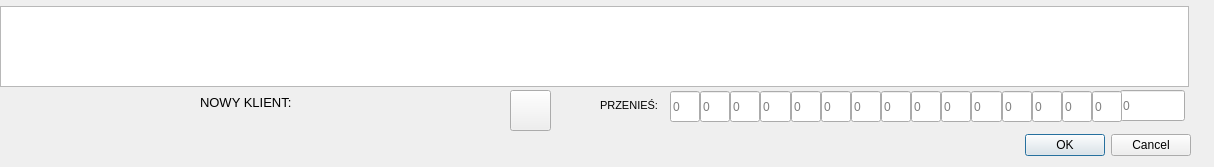
<?xml version="1.0" encoding="UTF-8"?>
<ui version="4.0">
 <class>zmienParyZamDialog</class>
 <widget class="QDialog" name="zmienParyZamDialog">
  <property name="geometry">
   <rect>
    <x>0</x>
    <y>0</y>
    <width>1214</width>
    <height>167</height>
   </rect>
  </property>
  <property name="windowTitle">
   <string>Przenieś na innego klienta</string>
  </property>
  <widget class="QLineEdit" name="lineEditsuma">
   <property name="geometry">
    <rect>
     <x>1120</x>
     <y>90</y>
     <width>65</width>
     <height>31</height>
    </rect>
   </property>
   <property name="sizePolicy">
    <sizepolicy hsizetype="Minimum" vsizetype="Fixed">
     <horstretch>0</horstretch>
     <verstretch>0</verstretch>
    </sizepolicy>
   </property>
   <property name="minimumSize">
    <size>
     <width>30</width>
     <height>31</height>
    </size>
   </property>
   <property name="font">
    <font>
     <pointsize>9</pointsize>
    </font>
   </property>
   <property name="readOnly">
    <bool>true</bool>
   </property>
   <property name="placeholderText">
    <string>0</string>
   </property>
  </widget>
  <widget class="QDialogButtonBox" name="buttonBox">
   <property name="geometry">
    <rect>
     <x>850</x>
     <y>120</y>
     <width>341</width>
     <height>51</height>
    </rect>
   </property>
   <property name="orientation">
    <enum>Qt::Horizontal</enum>
   </property>
   <property name="standardButtons">
    <set>QDialogButtonBox::Cancel|QDialogButtonBox::Ok</set>
   </property>
  </widget>
  <widget class="QTableView" name="tableViewZam">
   <property name="geometry">
    <rect>
     <x>0</x>
     <y>6</y>
     <width>1189</width>
     <height>81</height>
    </rect>
   </property>
   <property name="editTriggers">
    <set>QAbstractItemView::NoEditTriggers</set>
   </property>
   <property name="alternatingRowColors">
    <bool>true</bool>
   </property>
   <property name="selectionMode">
    <enum>QAbstractItemView::SingleSelection</enum>
   </property>
   <property name="selectionBehavior">
    <enum>QAbstractItemView::SelectRows</enum>
   </property>
   <property name="sortingEnabled">
    <bool>false</bool>
   </property>
   <attribute name="verticalHeaderVisible">
    <bool>false</bool>
   </attribute>
  </widget>
  <widget class="QWidget" name="layoutWidget">
   <property name="geometry">
    <rect>
     <x>670</x>
     <y>90</y>
     <width>452</width>
     <height>33</height>
    </rect>
   </property>
   <layout class="QHBoxLayout" name="horizontalLayout">
    <property name="spacing">
     <number>0</number>
    </property>
    <item>
     <widget class="QLineEdit" name="lineEdit36">
      <property name="sizePolicy">
       <sizepolicy hsizetype="Minimum" vsizetype="Fixed">
        <horstretch>0</horstretch>
        <verstretch>0</verstretch>
       </sizepolicy>
      </property>
      <property name="minimumSize">
       <size>
        <width>30</width>
        <height>31</height>
       </size>
      </property>
      <property name="font">
       <font>
        <pointsize>9</pointsize>
       </font>
      </property>
      <property name="placeholderText">
       <string>0</string>
      </property>
     </widget>
    </item>
    <item>
     <widget class="QLineEdit" name="lineEdit37">
      <property name="sizePolicy">
       <sizepolicy hsizetype="Minimum" vsizetype="Fixed">
        <horstretch>0</horstretch>
        <verstretch>0</verstretch>
       </sizepolicy>
      </property>
      <property name="minimumSize">
       <size>
        <width>30</width>
        <height>31</height>
       </size>
      </property>
      <property name="font">
       <font>
        <pointsize>9</pointsize>
       </font>
      </property>
      <property name="placeholderText">
       <string>0</string>
      </property>
     </widget>
    </item>
    <item>
     <widget class="QLineEdit" name="lineEdit38">
      <property name="sizePolicy">
       <sizepolicy hsizetype="Minimum" vsizetype="Fixed">
        <horstretch>0</horstretch>
        <verstretch>0</verstretch>
       </sizepolicy>
      </property>
      <property name="minimumSize">
       <size>
        <width>30</width>
        <height>31</height>
       </size>
      </property>
      <property name="font">
       <font>
        <pointsize>9</pointsize>
       </font>
      </property>
      <property name="placeholderText">
       <string>0</string>
      </property>
     </widget>
    </item>
    <item>
     <widget class="QLineEdit" name="lineEdit39">
      <property name="sizePolicy">
       <sizepolicy hsizetype="Minimum" vsizetype="Fixed">
        <horstretch>0</horstretch>
        <verstretch>0</verstretch>
       </sizepolicy>
      </property>
      <property name="minimumSize">
       <size>
        <width>30</width>
        <height>31</height>
       </size>
      </property>
      <property name="font">
       <font>
        <pointsize>9</pointsize>
       </font>
      </property>
      <property name="placeholderText">
       <string>0</string>
      </property>
     </widget>
    </item>
    <item>
     <widget class="QLineEdit" name="lineEdit40">
      <property name="sizePolicy">
       <sizepolicy hsizetype="Minimum" vsizetype="Fixed">
        <horstretch>0</horstretch>
        <verstretch>0</verstretch>
       </sizepolicy>
      </property>
      <property name="minimumSize">
       <size>
        <width>30</width>
        <height>31</height>
       </size>
      </property>
      <property name="font">
       <font>
        <pointsize>9</pointsize>
       </font>
      </property>
      <property name="placeholderText">
       <string>0</string>
      </property>
     </widget>
    </item>
    <item>
     <widget class="QLineEdit" name="lineEdit41">
      <property name="sizePolicy">
       <sizepolicy hsizetype="Minimum" vsizetype="Fixed">
        <horstretch>0</horstretch>
        <verstretch>0</verstretch>
       </sizepolicy>
      </property>
      <property name="minimumSize">
       <size>
        <width>30</width>
        <height>31</height>
       </size>
      </property>
      <property name="font">
       <font>
        <pointsize>9</pointsize>
       </font>
      </property>
      <property name="placeholderText">
       <string>0</string>
      </property>
     </widget>
    </item>
    <item>
     <widget class="QLineEdit" name="lineEdit42">
      <property name="sizePolicy">
       <sizepolicy hsizetype="Minimum" vsizetype="Fixed">
        <horstretch>0</horstretch>
        <verstretch>0</verstretch>
       </sizepolicy>
      </property>
      <property name="minimumSize">
       <size>
        <width>30</width>
        <height>31</height>
       </size>
      </property>
      <property name="font">
       <font>
        <pointsize>9</pointsize>
       </font>
      </property>
      <property name="placeholderText">
       <string>0</string>
      </property>
     </widget>
    </item>
    <item>
     <widget class="QLineEdit" name="lineEdit43">
      <property name="sizePolicy">
       <sizepolicy hsizetype="Minimum" vsizetype="Fixed">
        <horstretch>0</horstretch>
        <verstretch>0</verstretch>
       </sizepolicy>
      </property>
      <property name="minimumSize">
       <size>
        <width>30</width>
        <height>31</height>
       </size>
      </property>
      <property name="font">
       <font>
        <pointsize>9</pointsize>
       </font>
      </property>
      <property name="placeholderText">
       <string>0</string>
      </property>
     </widget>
    </item>
    <item>
     <widget class="QLineEdit" name="lineEdit44">
      <property name="sizePolicy">
       <sizepolicy hsizetype="Minimum" vsizetype="Fixed">
        <horstretch>0</horstretch>
        <verstretch>0</verstretch>
       </sizepolicy>
      </property>
      <property name="minimumSize">
       <size>
        <width>30</width>
        <height>31</height>
       </size>
      </property>
      <property name="font">
       <font>
        <pointsize>9</pointsize>
       </font>
      </property>
      <property name="placeholderText">
       <string>0</string>
      </property>
     </widget>
    </item>
    <item>
     <widget class="QLineEdit" name="lineEdit45">
      <property name="sizePolicy">
       <sizepolicy hsizetype="Minimum" vsizetype="Fixed">
        <horstretch>0</horstretch>
        <verstretch>0</verstretch>
       </sizepolicy>
      </property>
      <property name="minimumSize">
       <size>
        <width>30</width>
        <height>31</height>
       </size>
      </property>
      <property name="font">
       <font>
        <pointsize>9</pointsize>
       </font>
      </property>
      <property name="placeholderText">
       <string>0</string>
      </property>
     </widget>
    </item>
    <item>
     <widget class="QLineEdit" name="lineEdit46">
      <property name="sizePolicy">
       <sizepolicy hsizetype="Minimum" vsizetype="Fixed">
        <horstretch>0</horstretch>
        <verstretch>0</verstretch>
       </sizepolicy>
      </property>
      <property name="minimumSize">
       <size>
        <width>30</width>
        <height>31</height>
       </size>
      </property>
      <property name="font">
       <font>
        <pointsize>9</pointsize>
       </font>
      </property>
      <property name="placeholderText">
       <string>0</string>
      </property>
     </widget>
    </item>
    <item>
     <widget class="QLineEdit" name="lineEdit47">
      <property name="sizePolicy">
       <sizepolicy hsizetype="Minimum" vsizetype="Fixed">
        <horstretch>0</horstretch>
        <verstretch>0</verstretch>
       </sizepolicy>
      </property>
      <property name="minimumSize">
       <size>
        <width>30</width>
        <height>31</height>
       </size>
      </property>
      <property name="font">
       <font>
        <pointsize>9</pointsize>
       </font>
      </property>
      <property name="placeholderText">
       <string>0</string>
      </property>
     </widget>
    </item>
    <item>
     <widget class="QLineEdit" name="lineEdit48">
      <property name="sizePolicy">
       <sizepolicy hsizetype="Minimum" vsizetype="Fixed">
        <horstretch>0</horstretch>
        <verstretch>0</verstretch>
       </sizepolicy>
      </property>
      <property name="minimumSize">
       <size>
        <width>30</width>
        <height>31</height>
       </size>
      </property>
      <property name="font">
       <font>
        <pointsize>9</pointsize>
       </font>
      </property>
      <property name="placeholderText">
       <string>0</string>
      </property>
     </widget>
    </item>
    <item>
     <widget class="QLineEdit" name="lineEdit49">
      <property name="sizePolicy">
       <sizepolicy hsizetype="Minimum" vsizetype="Fixed">
        <horstretch>0</horstretch>
        <verstretch>0</verstretch>
       </sizepolicy>
      </property>
      <property name="minimumSize">
       <size>
        <width>30</width>
        <height>31</height>
       </size>
      </property>
      <property name="font">
       <font>
        <pointsize>9</pointsize>
       </font>
      </property>
      <property name="placeholderText">
       <string>0</string>
      </property>
     </widget>
    </item>
    <item>
     <widget class="QLineEdit" name="lineEdit50">
      <property name="sizePolicy">
       <sizepolicy hsizetype="Minimum" vsizetype="Fixed">
        <horstretch>0</horstretch>
        <verstretch>0</verstretch>
       </sizepolicy>
      </property>
      <property name="minimumSize">
       <size>
        <width>30</width>
        <height>31</height>
       </size>
      </property>
      <property name="font">
       <font>
        <pointsize>9</pointsize>
       </font>
      </property>
      <property name="placeholderText">
       <string>0</string>
      </property>
     </widget>
    </item>
   </layout>
  </widget>
  <widget class="QLabel" name="labelpRZEN">
   <property name="geometry">
    <rect>
     <x>600</x>
     <y>90</y>
     <width>61</width>
     <height>31</height>
    </rect>
   </property>
   <property name="font">
    <font>
     <pointsize>8</pointsize>
    </font>
   </property>
   <property name="text">
    <string>PRZENIEŚ:</string>
   </property>
  </widget>
  <widget class="QPushButton" name="pushButtonModel_2">
   <property name="geometry">
    <rect>
     <x>510</x>
     <y>90</y>
     <width>41</width>
     <height>41</height>
    </rect>
   </property>
   <property name="sizePolicy">
    <sizepolicy hsizetype="Fixed" vsizetype="Minimum">
     <horstretch>0</horstretch>
     <verstretch>0</verstretch>
    </sizepolicy>
   </property>
   <property name="font">
    <font>
     <pointsize>10</pointsize>
    </font>
   </property>
   <property name="text">
    <string/>
   </property>
   <property name="icon">
    <iconset resource="zasoby.qrc">
     <normaloff>:/zasoby/chclient.png</normaloff>:/zasoby/chclient.png</iconset>
   </property>
   <property name="iconSize">
    <size>
     <width>31</width>
     <height>31</height>
    </size>
   </property>
   <property name="autoDefault">
    <bool>false</bool>
   </property>
  </widget>
  <widget class="QWidget" name="layoutWidget">
   <property name="geometry">
    <rect>
     <x>200</x>
     <y>90</y>
     <width>261</width>
     <height>61</height>
    </rect>
   </property>
   <layout class="QVBoxLayout" name="verticalLayout">
    <item>
     <widget class="QLabel" name="label">
      <property name="font">
       <font>
        <pointsize>10</pointsize>
       </font>
      </property>
      <property name="text">
       <string>NOWY KLIENT:</string>
      </property>
     </widget>
    </item>
    <item>
     <widget class="QLabel" name="labelKlient">
      <property name="minimumSize">
       <size>
        <width>0</width>
        <height>31</height>
       </size>
      </property>
      <property name="font">
       <font>
        <family>MS Shell Dlg 2</family>
        <pointsize>10</pointsize>
        <weight>75</weight>
        <bold>true</bold>
       </font>
      </property>
      <property name="styleSheet">
       <string notr="true">background: transparent; </string>
      </property>
      <property name="frameShadow">
       <enum>QFrame::Raised</enum>
      </property>
      <property name="text">
       <string/>
      </property>
      <property name="scaledContents">
       <bool>true</bool>
      </property>
      <property name="alignment">
       <set>Qt::AlignLeading|Qt::AlignLeft|Qt::AlignVCenter</set>
      </property>
     </widget>
    </item>
   </layout>
  </widget>
 </widget>
 <resources>
  <include location="zasoby.qrc"/>
 </resources>
 <connections>
  <connection>
   <sender>buttonBox</sender>
   <signal>rejected()</signal>
   <receiver>zmienParyZamDialog</receiver>
   <slot>reject()</slot>
   <hints>
    <hint type="sourcelabel">
     <x>1020</x>
     <y>145</y>
    </hint>
    <hint type="destinationlabel">
     <x>606</x>
     <y>86</y>
    </hint>
   </hints>
  </connection>
 </connections>
</ui>
